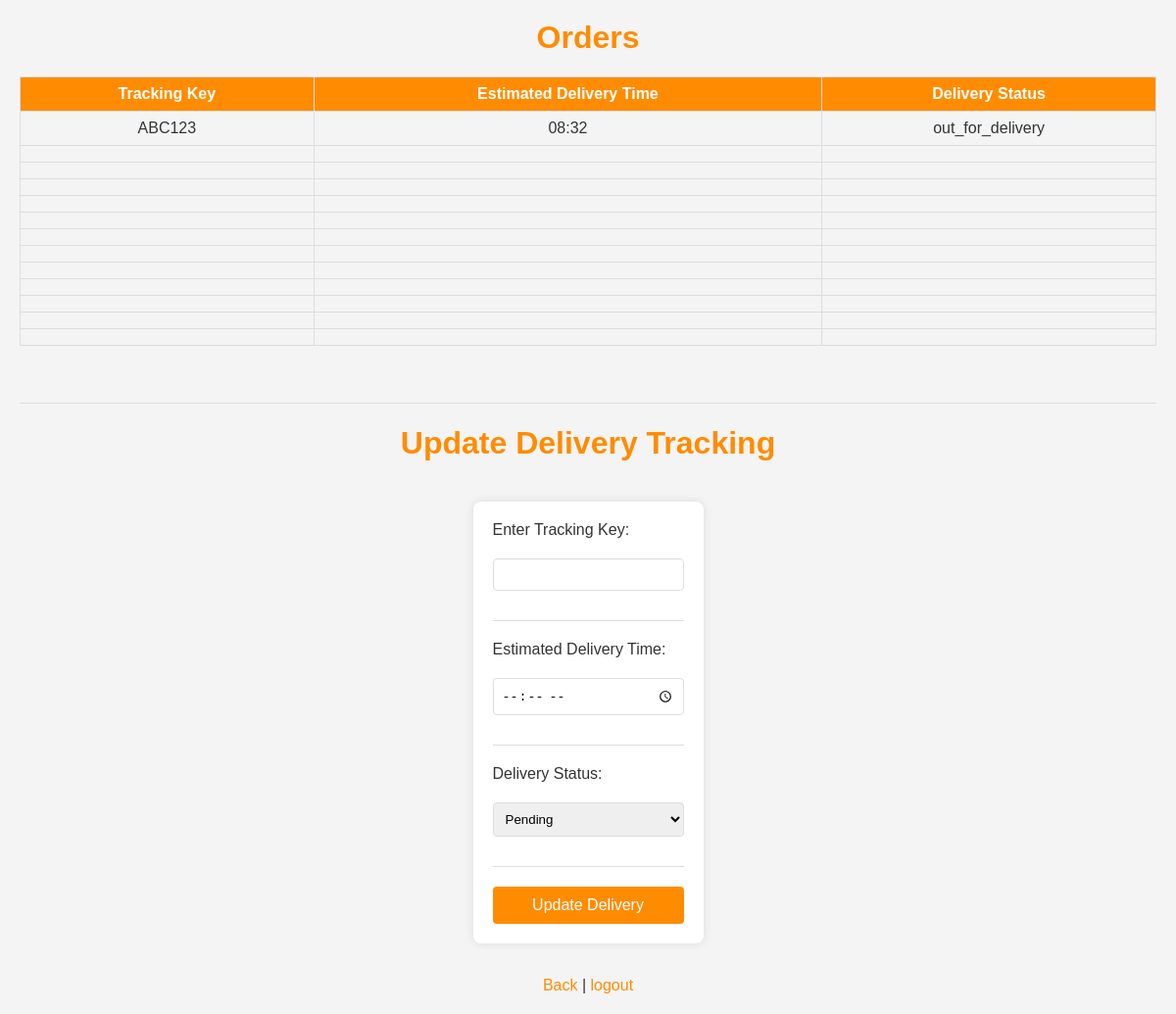
The page /view/admin_update_delivery.php (signed in) on the database its author committed.
### tables this page shows
CREATE TABLE `orderhistory` (
  `id` int(10) NOT NULL,
  `username` varchar(100) NOT NULL,
  `food_name` varchar(100) NOT NULL,
  `food_quantity` int(100) NOT NULL,
  `total_amount` varchar(100) NOT NULL,
  `payment_type` varchar(100) NOT NULL,
  `amount_paid` varchar(100) NOT NULL,
  `adress` varchar(100) NOT NULL,
  `date` date NOT NULL DEFAULT current_timestamp(),
  `tracking_key` varchar(10) NOT NULL,
  `estimated_delivery_at` varchar(50) NOT NULL,
  `delivery_status` varchar(30) NOT NULL
);

### model/operationModel.php (called while the page is built, shortened)
<?php
    function getAllOrders() {
        $con = getConnection();
        $sql = "SELECT * FROM orderhistory";
        $result = mysqli_query($con, $sql);
        $orders = mysqli_fetch_all($result, MYSQLI_ASSOC);
        return $orders;
    }
?>

### view/admin_update_delivery.php (the view, shortened to what this page needs)
<?php
    include_once('../model/operationModel.php');
    $orders = getAllOrders();
?>
<html>
<head>
    <link rel="stylesheet" type="text/css" href="../css/admin_update_delivery.css">
</head>
<body>
    <h1>Orders</h1>
    <table border="1">
        <tr>
            <th>Tracking Key</th>
            <th>Estimated Delivery Time</th>
            <th>Delivery Status</th>
        </tr>
        <?php foreach ($orders as $order): ?>
            <tr>
                <td align="center"><?php echo htmlspecialchars($order['tracking_key']); ?></td>
                <td align="center"><?php echo htmlspecialchars($order['estimated_delivery_at']); ?></td>
                <td align="center"><?php echo htmlspecialchars($order['delivery_status']); ?></td>
            </tr>
        <?php endforeach; ?>
    </table>
    <br><hr>
    <h1>Update Delivery Tracking</h1>
    <form action="../controller/admin_update_deliveryCheck.php" method="post" onsubmit="return validateAndSubmit()">
        <label for="tracking_key">Enter Tracking Key:</label>
        <input type="text" name="tracking_key" id="tracking_key" required> <br> <hr>
        <label for="EDT">Estimated Delivery Time:</label>
        <input type="time" id="EDT" name="EDT"> <br> <hr>
        <label for="delivery_status">Delivery Status:</label>
            <select name="delivery_status" id="delivery_status">
                <option value="pending">Pending</option>
            </select> <br> <hr>
        <input type="submit" name="submit" value="Update Delivery">
    </form>
    <br>
    <br>
    <a href="AdminIndex.php"> Back </a> |
    <a href="../controller/LogoutCheck.php"> logout </a>
</body>
</html>

### css/admin_update_delivery.css (style rules this page uses)
body { font-family: Arial, sans-serif; background-color: #f4f4f4; color: #333; margin: 0; padding: 20px; text-align: center; }
h1 { color: #ff8c00; }
table { width: 100%; margin: 20px 0; border-collapse: collapse; text-align: left; }
th, td { border: 1px solid #ddd; padding: 8px; text-align: center; }
th { background-color: #ff8c00; color: white; }
form { background-color: #fff; padding: 20px; border-radius: 8px; box-shadow: 0 0 10px rgba(0, 0, 0, 0.1); display: inline-block; text-align: left; margin-top: 20px; }
label { display: block; margin-bottom: 10px; }
input[type=text], input[type=time], select { width: 100%; padding: 8px; margin: 10px 0; border-radius: 4px; border: 1px solid #ddd; box-sizing: border-box; }
input[type=submit] { width: 100%; padding: 10px; border: none; border-radius: 4px; background-color: #ff8c00; color: white; cursor: pointer; font-size: 16px; }
a { color: #ff8c00; text-decoration: none; }
hr { margin: 20px 0; border: 0; height: 1px; background: #ddd; }

### rows shown on the page
orderhistory: tracking_key "ABC123", estimated_delivery_at "08:32", delivery_status "out_for_delivery"
